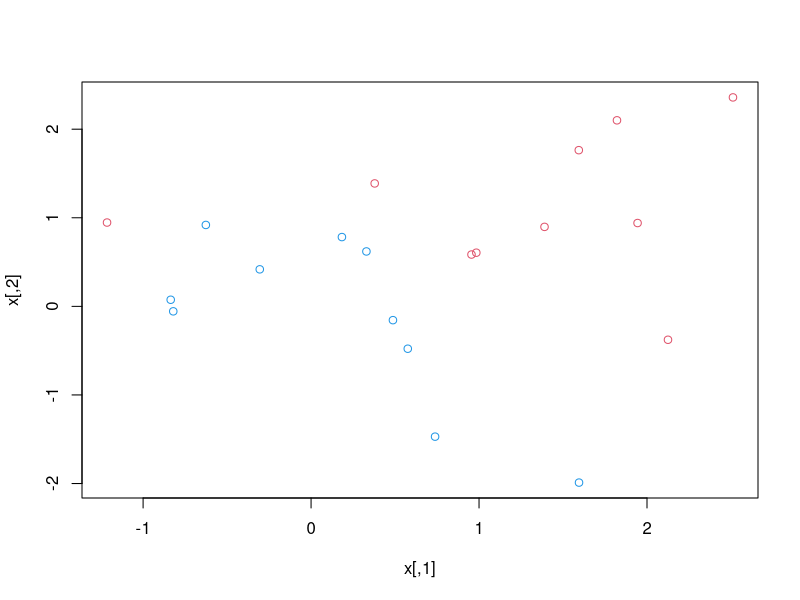
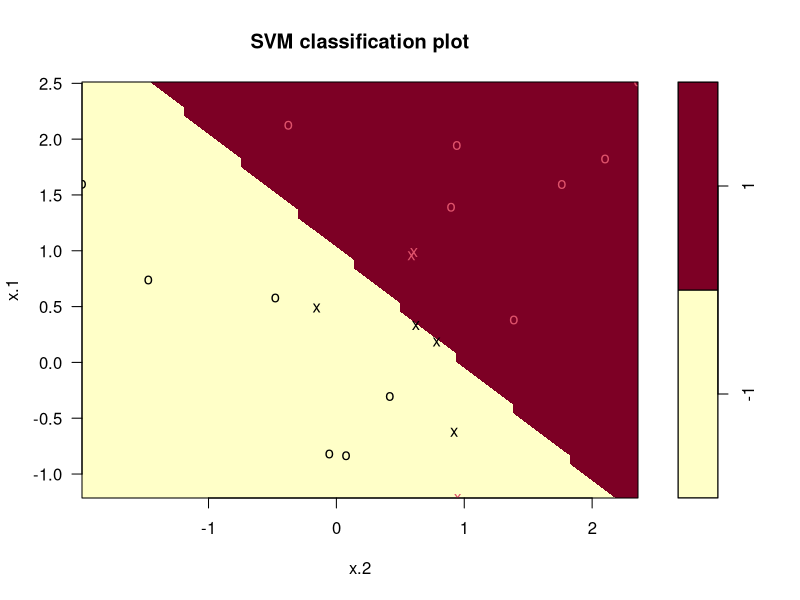
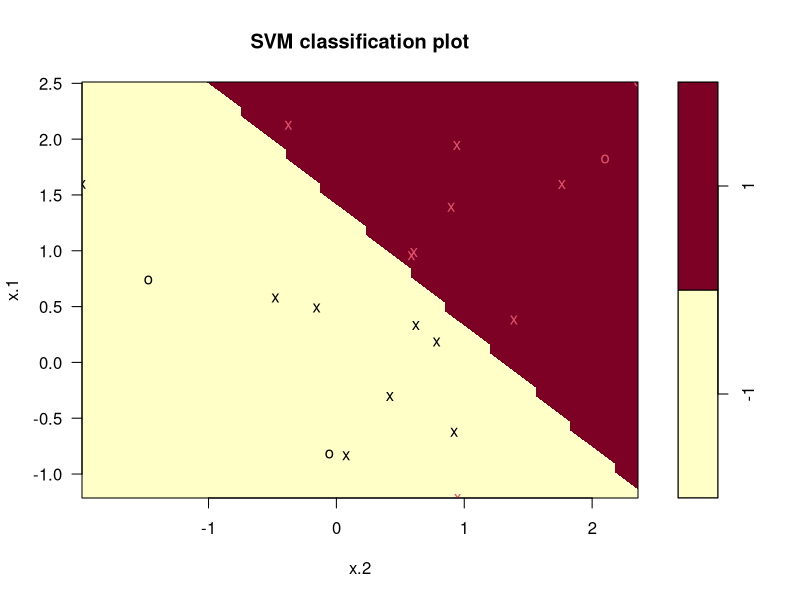
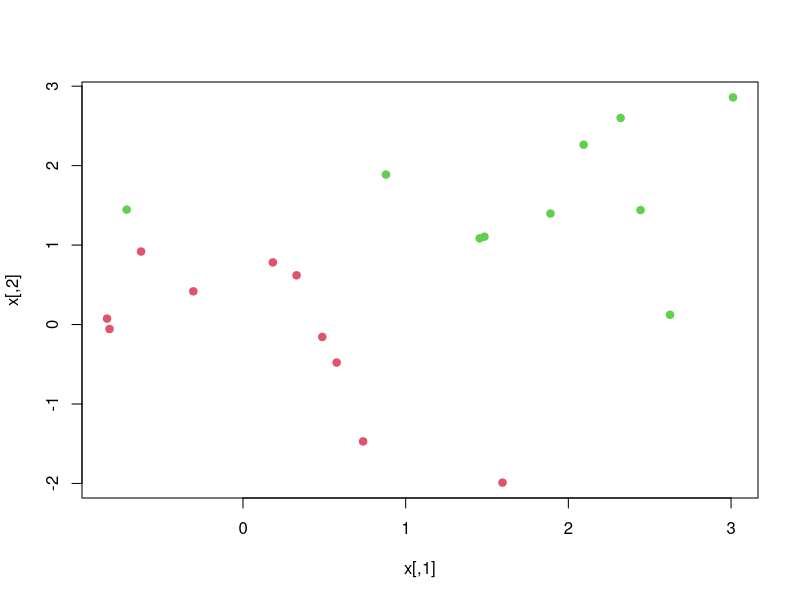
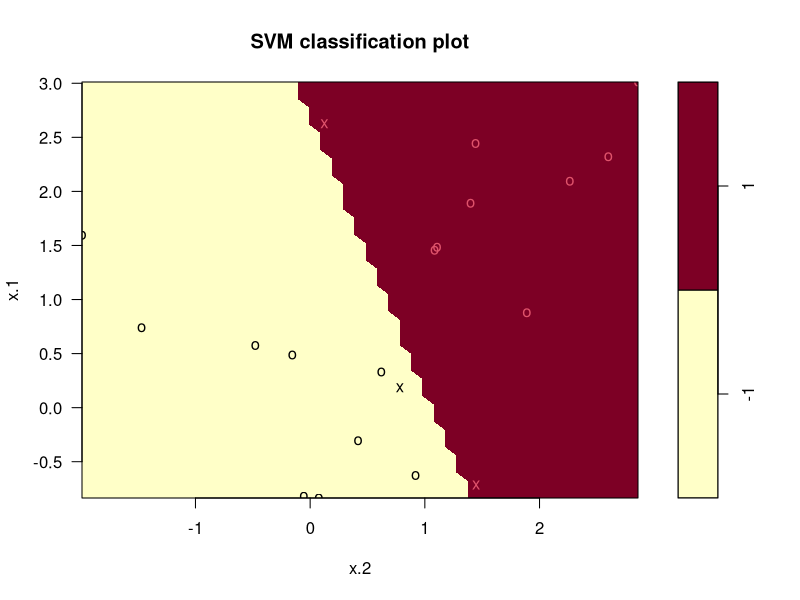
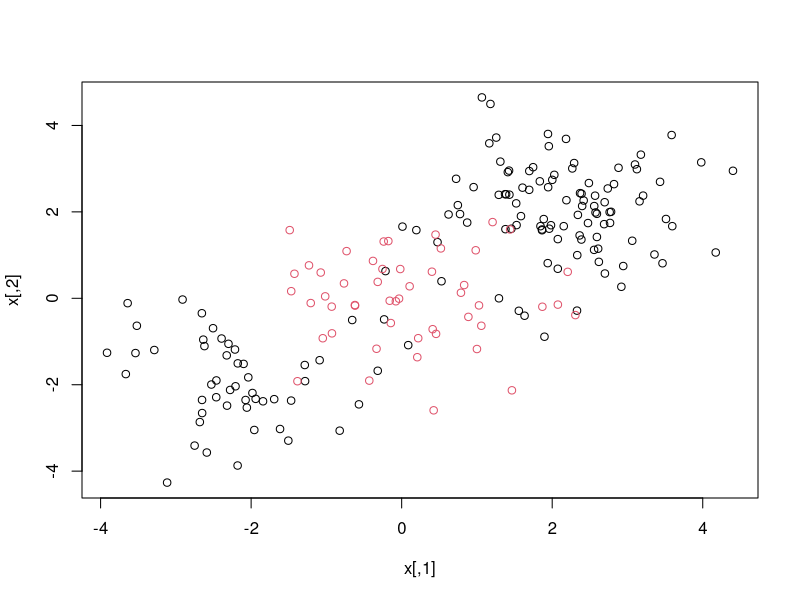
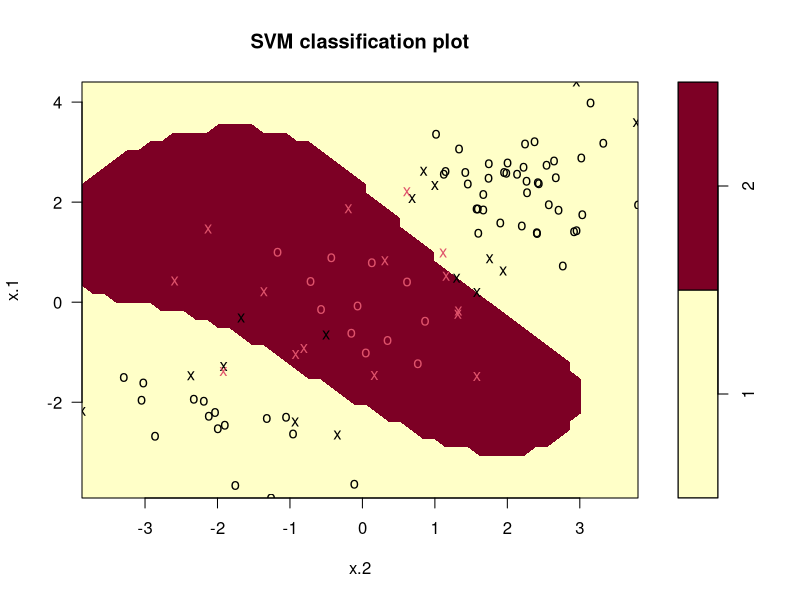

Generate these figures, in order, with R:
# remove all objects at once
rm(list=ls())

# lib
library(e1071)

# the svm() function can be used to fit a
# support vector classifier when the argument kernel="linear" is used.
# A cost argument allows us to specify the cost of a violation to the margin. When the cost argument is small, then the margins
# will be wide and many support vectors will be on the margin or will violate the margin.
set.seed(1)
x=matrix(rnorm (20*2) , ncol =2)
y=c(rep(-1,10), rep(1 ,10))
x[y==1,]= x[y==1,] + 1
plot(x, col =(3-y))
dat=data.frame(x=x, y=as.factor(y))
svmfit =svm(y~., data=dat , kernel ="linear", cost =10,
            scale =FALSE)
# The argument scale=FALSE tells the svm() function not to scale each feature
# to have mean zero or standard deviation one; depending on the application, one might prefer to use scale=TRUE.
plot(svmfit , dat)
# determine identities support vectors
svmfit$index
summary(svmfit)
# using lower cost
svmfit =svm(y~., data=dat , kernel ="linear", cost =0.1,
            scale =FALSE )
plot(svmfit , dat)
svmfit$index

# tune(), to perform cross-validation.
set.seed(1)
tune.out=tune(svm ,y~.,data=dat ,kernel ="linear",
              ranges =list(cost=c(0.001 , 0.01, 0.1, 1,5,10,100)))
summary(tune.out)
# get best model
bestmod =tune.out$best.model
summary(bestmod)

# predict()
xtest=matrix(rnorm (20*2) , ncol =2)
ytest=sample(c(-1,1) , 20, rep=TRUE)
xtest[ytest ==1 ,]= xtest[ytest ==1,] + 1
testdat =data.frame(x=xtest , y=as.factor(ytest))
ypred=predict(bestmod ,testdat)
table(predict =ypred , truth= testdat$y)

# what if we change the cost value
svmfit =svm(y~., data=dat , kernel ="linear", cost =.01,
            scale =FALSE )
ypred=predict (svmfit ,testdat)
table(predict =ypred , truth= testdat$y)

# svm()
x[y==1 ,]= x[y==1 ,]+0.5
plot(x, col =(y+5) /2, pch =19)
# large value of cost
dat=data.frame(x=x,y=as.factor(y))
svmfit =svm(y~., data=dat , kernel ="linear", cost =1e5)
summary (svmfit )
plot(svmfit , dat)

# To fit an SVM with a polynomial kernel we use kernel="polynomial", and
# to fit an SVM with a radial kernel we use kernel="radial".
set.seed(1)
x=matrix(rnorm(200*2) , ncol =2)
x[1:100 ,]=x[1:100 ,]+2
x[101:150 ,]= x[101:150 ,] -2
y=c(rep(1 ,150) ,rep(2 ,50))
dat=data.frame(x=x,y=as.factor(y))
plot(x, col=y)

# random split
train=sample(200 ,100)
svmfit =svm(y~., data=dat[train ,], kernel ="radial", gamma =1,
            cost =1)
plot(svmfit , dat[train ,])
summary(svmfit)

# tune CV
set.seed(1)
tune.out=tune(svm , y~., data=dat[train ,], kernel ="radial",
              ranges =list(cost=c(0.1 ,1 ,10 ,100 ,1000),
                           gamma=c(0.5,1,2,3,4)))
summary(tune.out)
table(true=dat[-train ,"y"], pred=predict(tune.out$best.model ,
                                           newx=dat[-train ,]))

